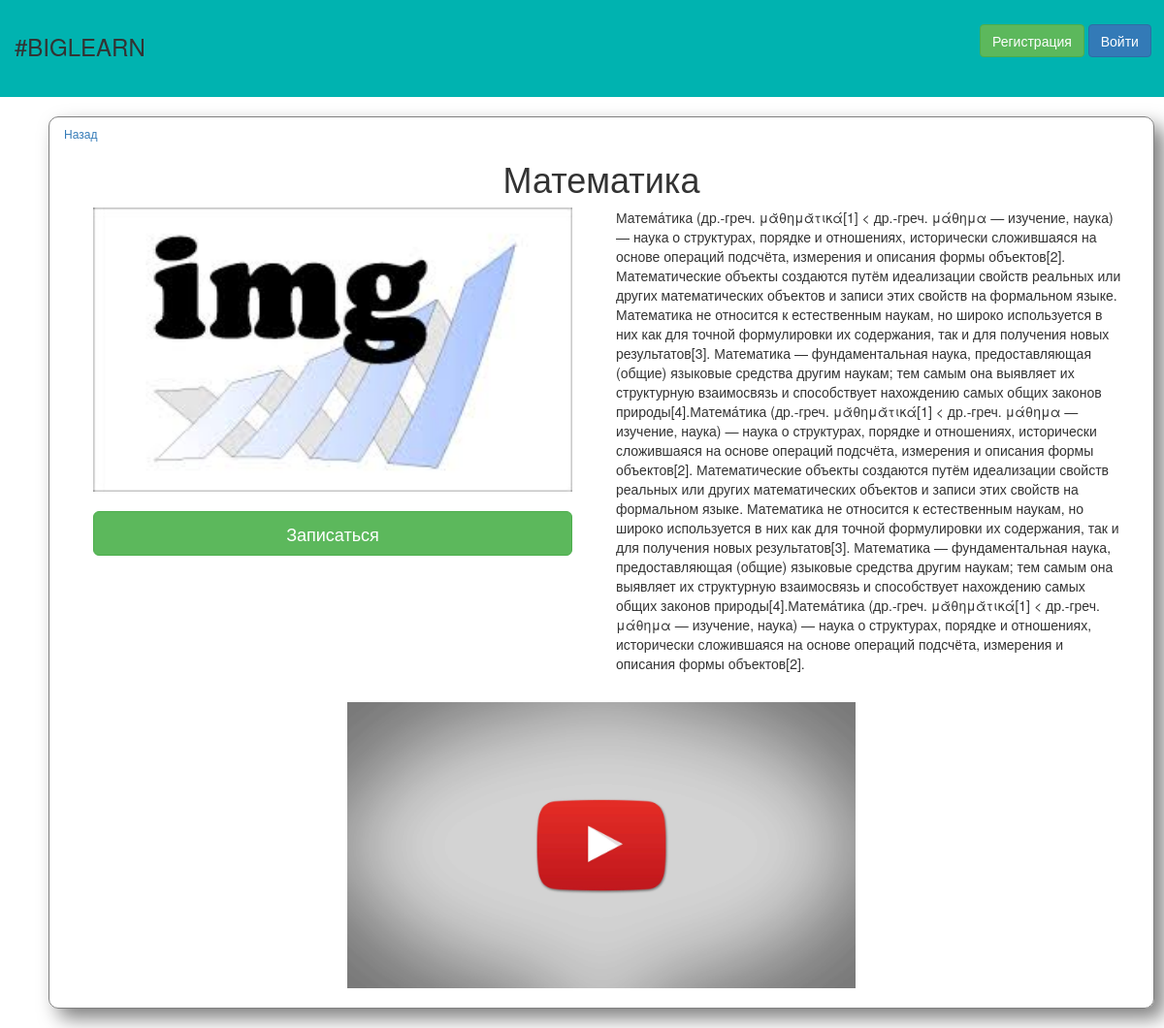
Page /main/1/ on the committed database.
### index/models.py (models this page shows, shortened)
class Subject(models.Model):
	sub = models.CharField(max_length=200)
	sub_text = models.TextField(default='')
	sub_pub = models.DateTimeField("date published")

### index/views.py (the view)
# urls.py: url(r'^main/(?P<sub_id>[0-9]+)/$', views.sub_inf, name="sub_inf"),
def sub_inf(request, sub_id):
	article = get_object_or_404(Subject, id=sub_id)
	context = { "article":article }
	return render(request, 'main/sub_inf.html', context)

### index/templates/main/sub_inf.html (shortened to what this page needs)
{% extends 'base.html' %}
{% load staticfiles %}
{% block content %}
	<div class="container"">
		<div class="col-lg-12" id="sub-inf">
			<h6><a href="{% url 'main' %}">Назад</a></h4>
			<h1 class="text-center">{{ article.sub }}</h1>
			<div class="col-lg-6">
				<img src="{% static "images/math.jpg" %}" class="col-lg-12 img-rounded" alt="">
				<div class="col-lg-12" id="btn-add">
					<button class="btn btn-success btn-lg btn-block">Записаться</button>
				</div>
			</div>
			<div class="col-lg-6">
				<p>{{ article.sub_text }}</p>
			</div>
		<img src="{% static "images/youtube-logo-wallpaper-for-youtube-channel-art-142-946.jpg" %}" class="col-lg-6 col-lg-offset-3 img-rounded" id="video-inf" alt="">
	</div>
{% endblock %}

### template/static/css/style.css (style rules this page uses)
#sub-inf { margin: 20px; height: auto; border: 1px solid grey; border-radius: 10px; box-shadow: 10px 10px 20px rgba(0, 0, 0, 0.5); }
#btn-add { margin-top: 20px; }

### index/templates/main/sub_inf.html (style rules this page uses)
#video-inf { margin-top: 20px; padding-bottom: 20px; }

### rows in the picture
Subject: sub "Математика", sub_text "Матема́тика (др.-греч. μᾰθημᾰτικά[1] < др.-греч. μάθημα — изучение, наука) — наука о структурах, порядке и отношениях, исторически сложившаяся на основе операций подсчёта, измерения и описания формы объектов[2]. Математические объекты создаются путём идеализации свойств реальных или других математических объектов и записи этих свойств на формальном языке. Математика не относится к естественным наукам, но широко используется в них как для точной формулировки их содержания, так и для получения новых результатов[3]. Математика — фундаментальная наука, предоставляющая (общие) языковые средства другим наукам; тем самым она выявляет их структурную взаимосвязь и способствует нахождению самых общих…"
